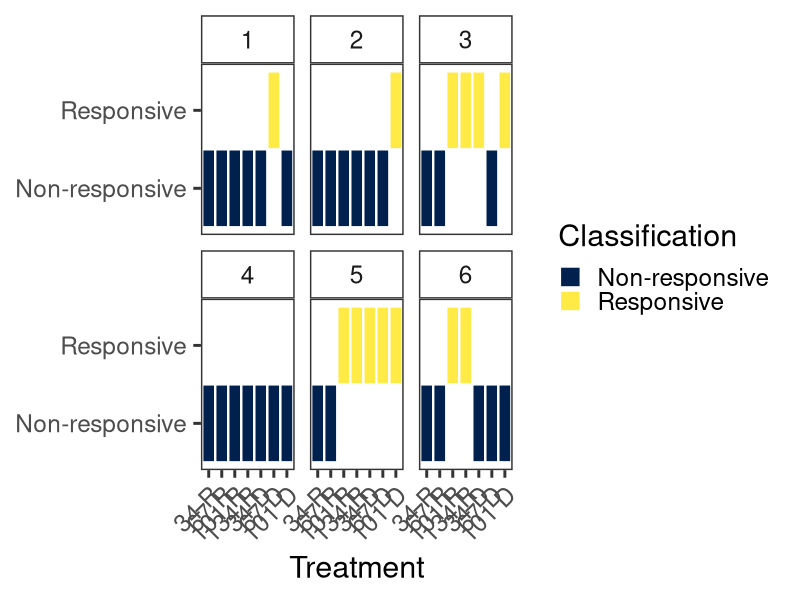
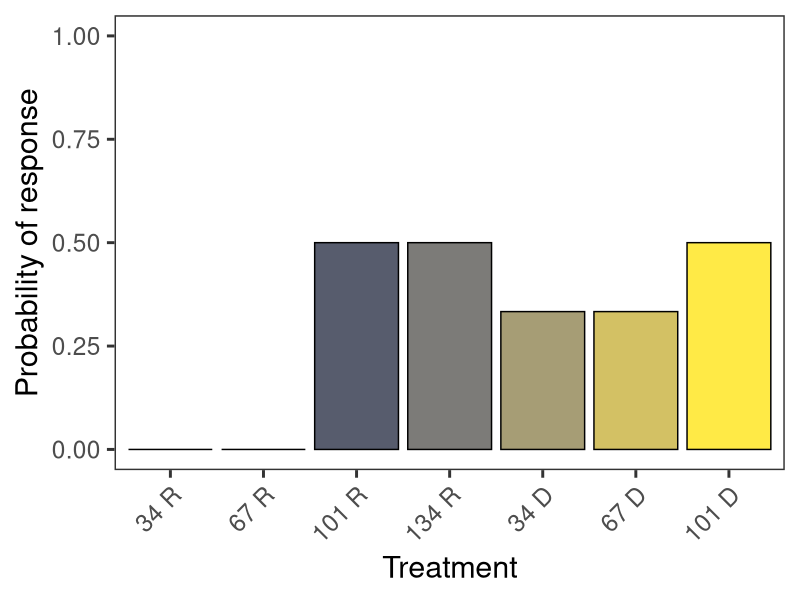

Here is the R script that generated these plots, in order:
## ---- chunk 1
library(tidyverse)    # Core tidyverse packages
library(readxl)       # read Excel files
library(lme4)         # mixed models
library(lmerTest)     # Kenward–Roger
library(emmeans)      # Estimated mean marginal means
library(multcomp)     # cld() for emmGrid
library(writexl)      # write Excel files

## ---- chunk 2
# Import dataset
raw_data <- read_excel("soybean_P_response_dataset.xlsx", sheet = "data")

# Inspect structure
str(raw_data)
## ---- chunk 3
# Convert relevant variables to factors
raw_data <- raw_data %>%
  mutate(across(c(loc_num, loc_name, trt_name), as.factor))

# Define treatment order (used in models and plots)
raw_data$trt_name <- factor(raw_data$trt_name,
  levels = c("0","34 R","67 R","101 R","134 R","34 D","67 D","101 D"))

## ---- chunk 4
# Residual P (corn phase): no direct P applied
df_corn_raw <- raw_data %>% 
  filter(P_soy == 0)

# Direct P (soybean phase): no residual P applied
df_soy_raw  <- raw_data %>% 
  filter(P_corn == 0)

# Define a common P variable for modeling
df_corn_raw$P <- df_corn_raw$P_corn
df_soy_raw$P  <- df_soy_raw$P_soy


## ---- chunk 5
# Standardize variable names for modeling
model_data <- raw_data %>%
  mutate(
    response = yield_mg_ha,
    trt      = trt_name,
    rep      = rep
  )

## ---- chunk 6
# Split dataset by site
data_list <- split(model_data, model_data$loc_num)

results_all_sites <- tibble()

for (i in data_list) {

  # Skip if insufficient variation
  if (nlevels(i$trt) < 2 || all(is.na(i$response))) next

  # Fit model
  model_site <- lmer(response ~ trt + (1 | rep),
                     data = i, REML = TRUE)

  # ANOVA
  anov <- anova(model_site, ddf = "Kenward-Roger")

  # Extract p-value
  p_value <- anov["trt", "Pr(>F)"]
  p_value_2 <- if (is.finite(p_value) && p_value < 0.001) "<0.001" else sprintf("%.3f", p_value)

  # Estimated means and grouping
  means <- emmeans(model_site, ~ trt, lmer.df = "kenward-roger")

  # Dunnett test: all treatments vs control
  results <- contrast(
    means,
    method = "trt.vs.ctrl",
    ref = "0",
    adjust = "dunnett"
  ) %>%
    as.data.frame() %>%
    mutate(
      Responsive = ifelse(p.value < 0.05, 1, 0),
      Sites       = as.character(i$loc_num[1]),
      Location    = as.character(i$loc_name[1]),
      p_value_num = p_value,
      P_Value     = p_value_2
    )

  # Store results
  results_all_sites <- bind_rows(results_all_sites, results)
}

results_all_sites

str(results_all_sites)

#write_xlsx(results_all_sites, "./Anova results_all_sites Direct.xlsx")

## ---- chunk 7
df <- results_all_sites %>%
  mutate(
    trt = gsub(" - 0", "", contrast)
  )


# Reorder treatment levels
df$trt <- factor(
  df$trt,
  levels = c(
    "34 R",
    "67 R",
    "101 R",
    "134 R",
    "34 D",
    "67 D",
    "101 D"
  )
)
## ---- chunk 8

Fig_1 <- ggplot(df,
       aes(x = trt,
           y = factor(Responsive),
           fill = factor(Responsive))) +
  
  geom_tile(color = "white", linewidth = 0.8) +
  
  facet_wrap(~ Sites, ncol = 3) +
  
  scale_fill_viridis_d(
    option = "cividis",
    labels = c("Non-responsive",
               "Responsive"),
    name = "Classification"
  ) +
  
  scale_y_discrete(
    labels = c("0" = "Non-responsive",
               "1" = "Responsive")
  ) +
  
  labs(
    x = "Treatment",
    y = NULL
  ) +
  
  theme_bw(base_size = 22) +
  
  theme(
    panel.grid = element_blank(),
    strip.background = element_rect(fill = "white"),
    axis.text.x = element_text(angle = 45, hjust = 1)
  )

Fig_1

## ---- chunk 9
prob_trt <- df %>%
  group_by(trt) %>%
  summarise(
    prob_response = mean(Responsive),
    n = n()
  )

prob_trt
## ---- chunk 10
Fig_2 <- ggplot(prob_trt,
       aes(x = trt,
           y = prob_response,
           fill = trt)) +
  
  geom_col(color = "black") +
  
  scale_fill_viridis_d(option = "cividis") +
  
  scale_y_continuous(
    limits = c(0, 1)
  ) +
  
  labs(
    x = "Treatment",
    y = "Probability of response"
  ) +
  
  theme_bw(base_size = 22) +
  
  theme(
    legend.position = "none",
    panel.grid = element_blank(),
    strip.background = element_rect(fill = "white"),
    axis.text.x = element_text(angle = 45, hjust = 1)
  )

Fig_2
